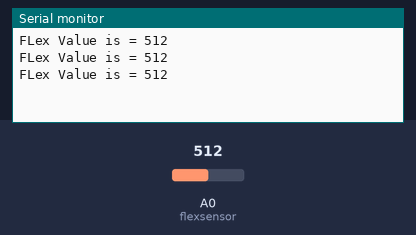
Simulated run of this sketch. Board: Arduino Uno, built with avr-gcc and run on an emulated ATmega328P. Parts: the last lines printed to the serial monitor. The inputs (shaded band) are chosen by the test bench; at power-on: A0 (flexsensor) = 512.

Above: at 1.3 s.
1.4 s: A0 (flexsensor) set to 716
At 1.9 s:
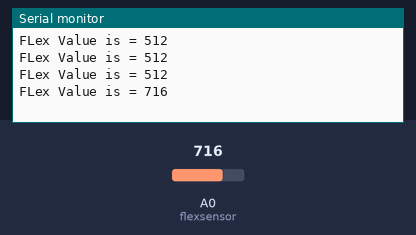
2.9 s: A0 (flexsensor) set to 900
At 3.4 s:
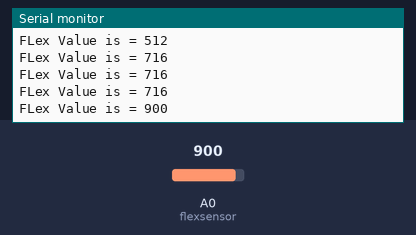
Timing chart, 0 to 5.9 s (numbered marks = the images above; inputs shaded):
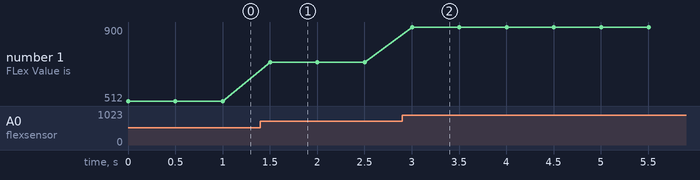

Measured:
- after the input at 1.4 s, the serial monitor: prints a new line after 0.10 s (image 1)
- after the input at 2.9 s, the serial monitor: prints a new line after 0.10 s (image 2)
- plotted number 1: 512 → 716 after the input at 1.4 s, 716 → 900 after the input at 2.9 s

The sketch:

Flex_sensor.ino
```cpp
#define flexsensor A0
int flexValue=0;
void setup()
{
    pinMode(flexsensor, INPUT);
    Serial.begin(9600);

}
void loop()
{
    flexValue=analogRead(flexsensor);
    Serial.print("FLex Value is = ");
    Serial.println(flexValue);
    delay(500);
}
```
